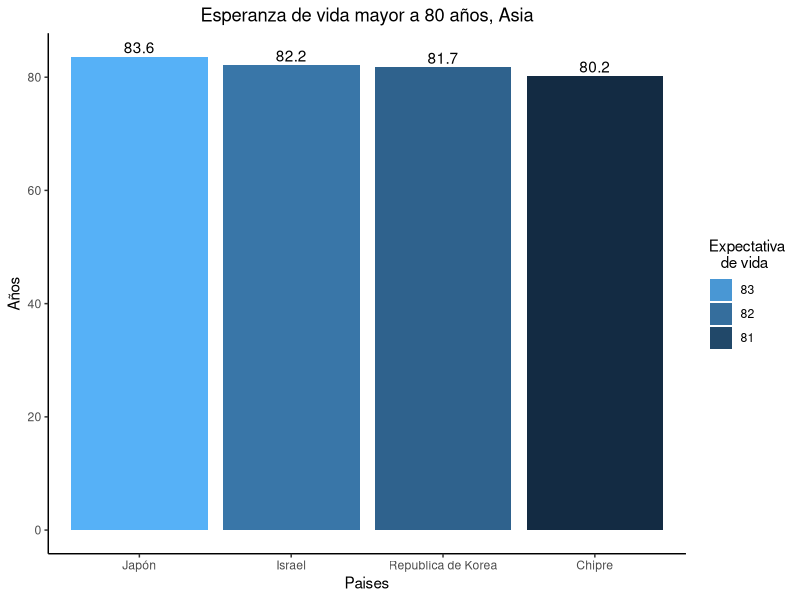
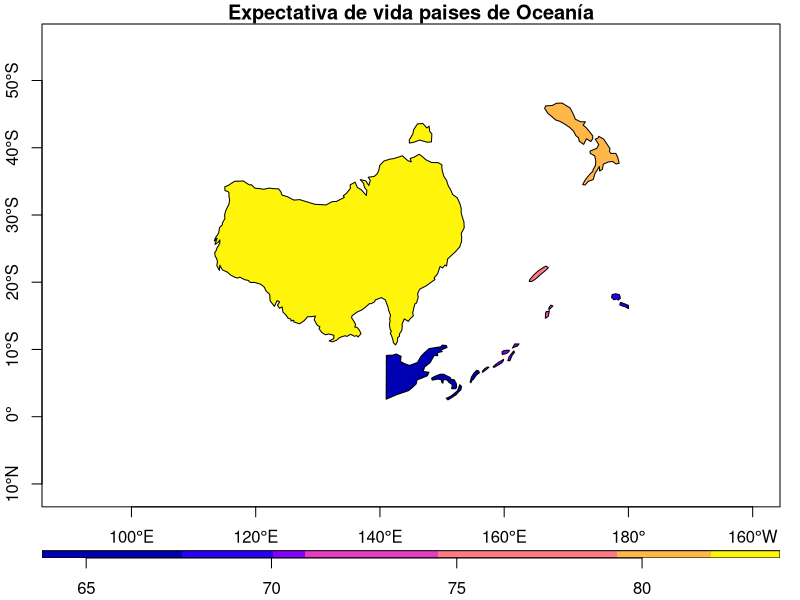
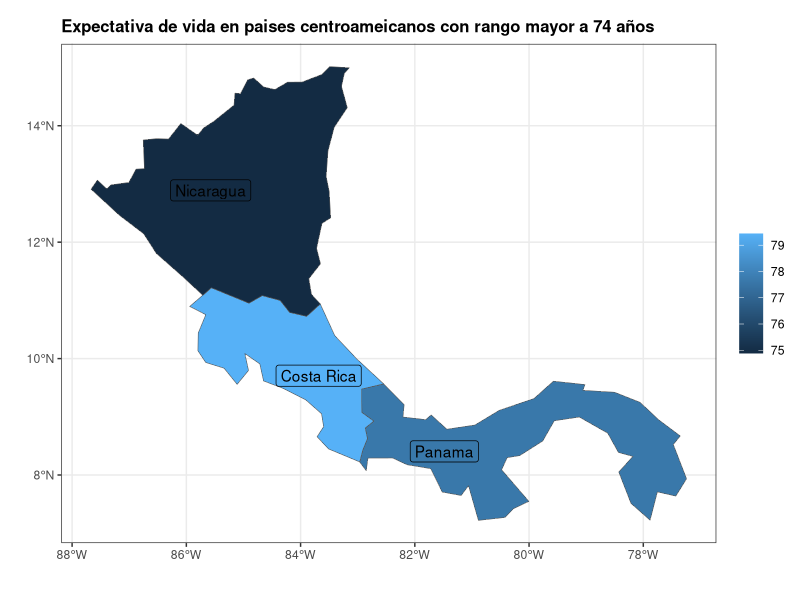

Reproduce these figures in R, in order.
## ---- chunk 1
knitr::opts_chunk$set(echo = TRUE)
## ---- chunk 2
# Paquete para generación de documentos (ej. HTML)
library(knitr)
# Paquete para formateo de tablas
library(kableExtra)
# Paquete de graficación
library(ggplot2)
# Paquete de manejo de datos geoespaciales vectoriales
library(sf)
# Paquete con conjuntos de datos geoespaciales
library(spData)
# paquete de manejo de datos
library(dplyr)
## ---- chunk 3
names(world)
## ---- chunk 4
kable(
  world[1:10, 1:5, drop = TRUE], 
  caption="Datos demográficos de los países del mundo"
)
## ---- chunk 5
kable(
  world[1:10, c("name_long","continent","pop","lifeExp","gdpPercap"), drop = TRUE], 
  col.names=c("País","Continente","Población","Esperanza de vida","Renta per cápita"),  
  caption="Datos demográficos de los países del mundo"
)
## ---- chunk 6
# Se extraen las observaciones ordenadas por orden alfabético de país
world.orden <- order(world$name_long)
# Se genera un nuevo data frame ordenado
world.ordenadoxpais <- world[world.orden,]
# Se formatea la tabla con el nuevo data frame
kable(
  world.ordenadoxpais[, c("name_long","continent","pop","lifeExp","gdpPercap"), drop = TRUE], 
  col.names=c("País","Continente","Población","Esperanza de vida","Renta per cápita"),  
  caption="Datos demográficos de los países del mundo"
) %>%
  kable_styling() %>%
  scroll_box(
    width = "800px", 
    height = "500px", 
    fixed_thead = TRUE
  )
## ---- chunk 7
# Se extraen las observaciones correspondientes a los países de Centroamérica
centro_america = world[world$name_long == "Belize" |
                         world$name_long == "Guatemala" |
                         world$name_long == "Honduras" |
                         world$name_long == "El Salvador" |
                         world$name_long == "Nicaragua" |
                         world$name_long == "Costa Rica" |
                         world$name_long == "Panama"
                       , ]
# Se formatea la tabla con el nuevo data frame
kable(
  centro_america[, c("name_long","continent","pop","lifeExp","gdpPercap"), drop = TRUE], 
  col.names=c("País","Continente","Población","Esperanza de vida","Renta per cápita"),  
  caption="Datos demográficos de los países de Centroamérica"
) %>%
  kable_styling()
## ---- chunk 8
asia <- world[world$continent == "Asia",] %>%
  filter(lifeExp >= 80)

ggplot(asia, aes(x=reorder(name_long, -lifeExp), y= lifeExp))+
  geom_col(aes(fill= round(lifeExp, 1)), position = "dodge")+
  geom_text(aes(label= round(lifeExp, 1), vjust=-0.3))+
  scale_x_discrete(
    breaks = c("Japan", "Israel", "Republic of Korea", "Cyprus"),
    label = c("Japón", "Israel", "Republica de Korea", "Chipre"))+
  scale_fill_continuous(breaks= c(83, 82, 81, 80))+
  guides(fill=guide_legend(title = "Expectativa\n   de vida"))+
  theme_classic()+ xlab("Paises")+ ylab("Años")+
  ggtitle("Esperanza de vida mayor a 80 años, Asia")+
  theme(plot.title = element_text(hjust = 0.5))

## ---- chunk 9

## ---- chunk 10
oceania <- world[world$continent == "Oceania",]

plot(oceania["lifeExp"], main="Expectativa de vida paises de Oceanía", xlim = c(90,200), ylim = c(-15,-30), 
     axes=TRUE, key.width = lcm(1.3), key.length = 1.0)
## ---- chunk 11

## ---- chunk 12
centroamerica <- world[world$subregion == "Central America",] %>%
  filter(name_long != "Mexico",
         lifeExp >= 74)

ggplot(centroamerica, aes(fill=lifeExp))+
  geom_sf()+
  geom_sf_label(aes(label=name_long))+
  
  ggtitle("Expectativa de vida en paises centroameicanos con rango mayor a 74 años")+
  xlab("")+ylab("")+
  theme_bw()+
  theme(legend.title = element_blank(), 
        title =element_text(size=10, face='bold'))
